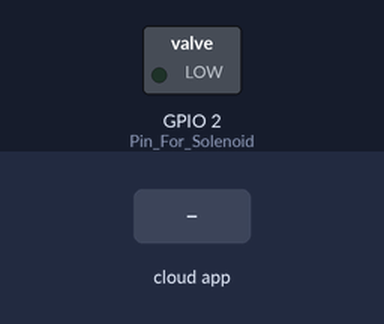
The sketch below on a simulated ESP8266 (NodeMCU). Parts: switched loads named in the sketch (green lamp = pin HIGH). The inputs (shaded band) are chosen by the test bench. WiFi joins after 1.5 s; servers stay silent unless stated.

Above: at 2.7 s.
2.8 s: the phone or cloud app sets lock to 0
At 3.6 s:
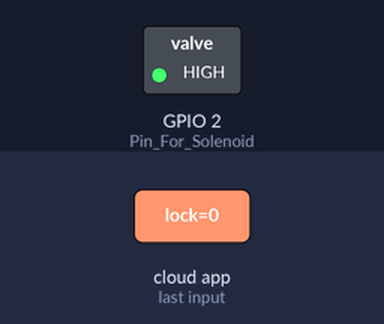
4.5 s: the phone or cloud app sets lock to 1
At 5.9 s:
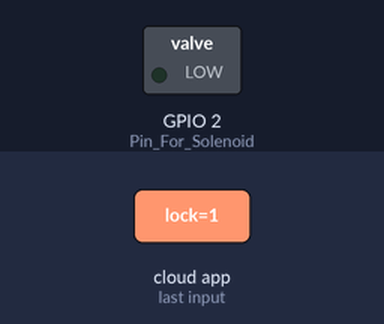
Timing chart, 0 to 7.5 s (numbered marks = the images above; inputs shaded):
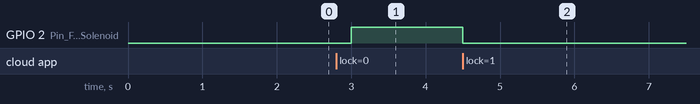

The sketch:

DoorLock_apr05a.ino
```cpp
#include "arduino_secrets.h"
/*
  Sketch generated by the Arduino IoT Cloud Thing "Untitled"
  https://create.arduino.cc/cloud/things/7cb69719-96b2-4059-a4ed-135c98b671c2

  Arduino IoT Cloud Variables description

  The following variables are automatically generated and updated when changes are made to the Thing

  CloudLight lock;

  Variables which are marked as READ/WRITE in the Cloud Thing will also have functions
  which are called when their values are changed from the Dashboard.
  These functions are generated with the Thing and added at the end of this sketch.
*/

#include "thingProperties.h"

void setup() {
  // Initialize serial and wait for port to open:
  Serial.begin(9600);
  // This delay gives the chance to wait for a Serial Monitor without blocking if none is found
  delay(1500);

  pinMode(2, OUTPUT);// Pin For Solenoid

  // Defined in thingProperties.h
  initProperties();

  // Connect to Arduino IoT Cloud
  ArduinoCloud.begin(ArduinoIoTPreferredConnection);

  /*
     The following function allows you to obtain more information
     related to the state of network and IoT Cloud connection and errors
     the higher number the more granular information you’ll get.
     The default is 0 (only errors).
     Maximum is 4
  */
  setDebugMessageLevel(2);
  ArduinoCloud.printDebugInfo();
}

void loop() {
  ArduinoCloud.update();
  // Your code here


}


/*
  Since Lock is READ_WRITE variable, onLockChange() is
  executed every time a new value is received from IoT Cloud.
*/
void onLockChange()  {
  // Add your code here to act upon Lock change
  if (lock == 0){
    digitalWrite(2, HIGH);
  }
  else {
    digitalWrite(2,LOW);
  }
}
```

arduino_secrets.h
```cpp
#define SECRET_SSID "PLDTHOMEFIBR6yJ8z"
#define SECRET_OPTIONAL_PASS "RASPBERRYsunripened2.4$"
#define SECRET_DEVICE_KEY "xHHfimBeqDYficxHdYRQL1yu@"
```

thingProperties.h
```cpp
// Code generated by Arduino IoT Cloud, DO NOT EDIT.

#include <ArduinoIoTCloud.h>
#include <Arduino_ConnectionHandler.h>

const char DEVICE_LOGIN_NAME[]  = "26243d5d-74cb-48ca-9b2b-00efad02f47a";

const char SSID[]               = SECRET_SSID;    // Network SSID (name)
const char PASS[]               = SECRET_OPTIONAL_PASS;    // Network password (use for WPA, or use as key for WEP)
const char DEVICE_KEY[]  = SECRET_DEVICE_KEY;    // Secret device password

void onLockChange();

CloudLight lock;

void initProperties(){

  ArduinoCloud.setBoardId(DEVICE_LOGIN_NAME);
  ArduinoCloud.setSecretDeviceKey(DEVICE_KEY);
  ArduinoCloud.addProperty(lock, READWRITE, ON_CHANGE, onLockChange);

}

WiFiConnectionHandler ArduinoIoTPreferredConnection(SSID, PASS);
```

Measured:
- after the input at 2.8 s, GPIO 2 (Pin_For_Solenoid): LOW → HIGH after 0.20 s
- after the input at 4.5 s, GPIO 2 (Pin_For_Solenoid): HIGH → LOW at once
